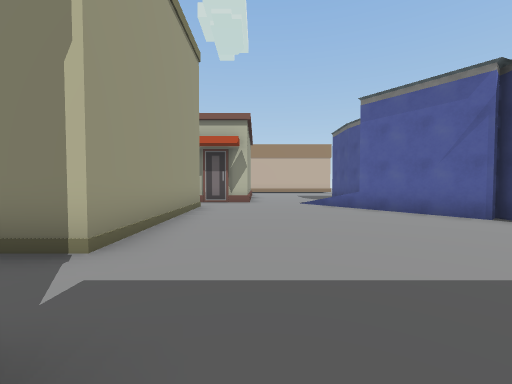
View 1 (above)

24 first-person views from a walk through a Unity game level. The camera is 1.5 m above the floor, tilts 2° down and sees 90° across. The floor is counted in squares, 2 m on a side. Each view is taken from the middle of a square. On the plan, view 1 faces up. The plan holds only what a view shows up to about 9 squares ahead; the rest is blank. The place goes on beyond the plan. Some animated figures are left out. Some surface patterns are stand-ins.

View 2
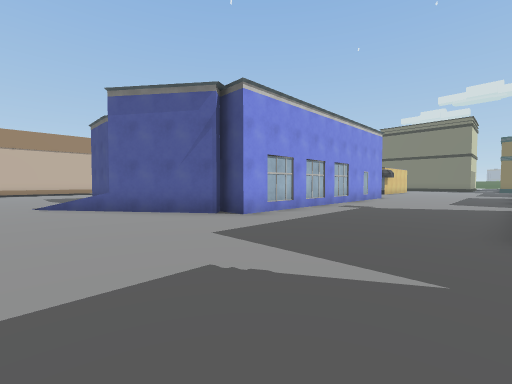

View 3
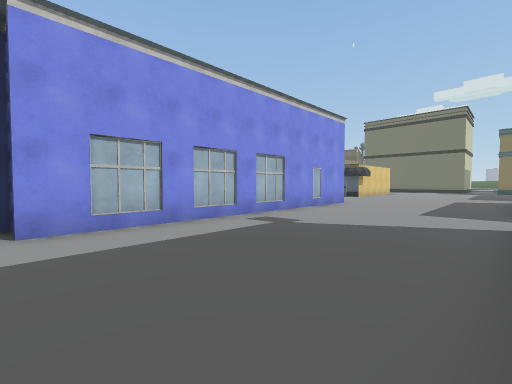

View 4
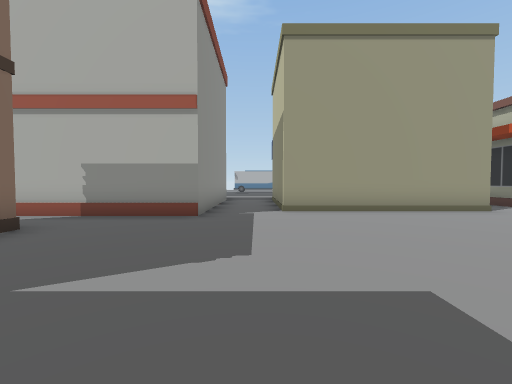

View 5
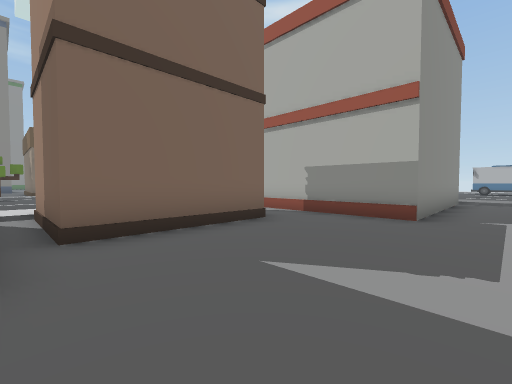

View 6
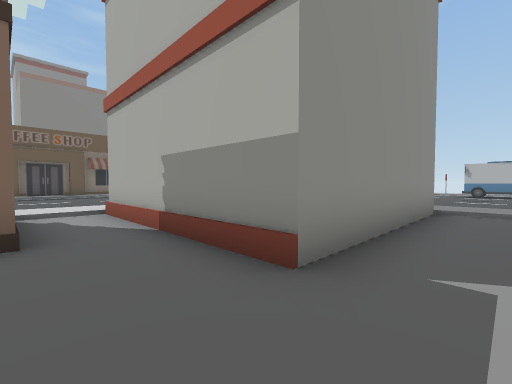

View 7
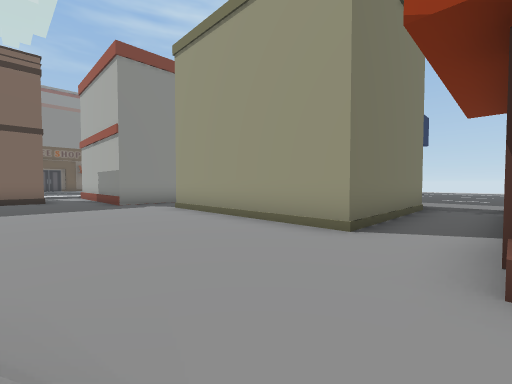

View 8
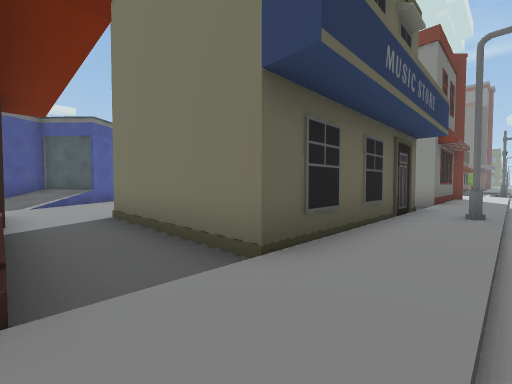

View 9
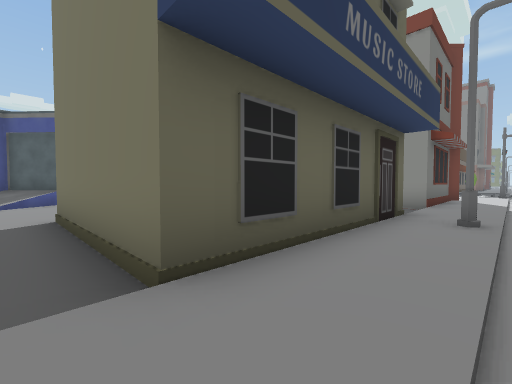

View 10
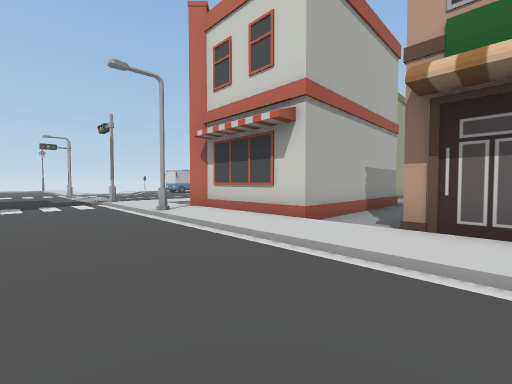

View 11
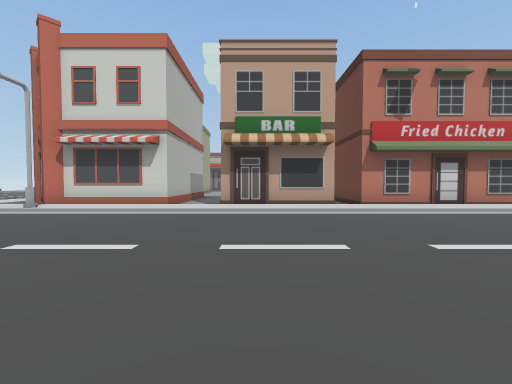

View 12
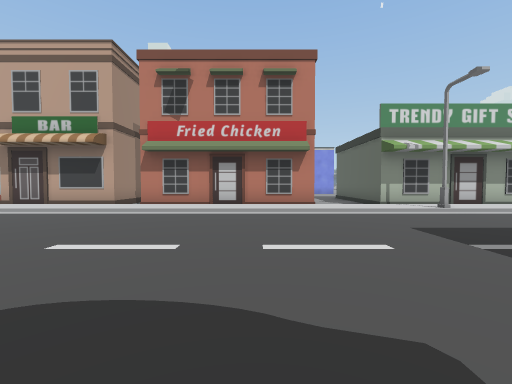

View 13
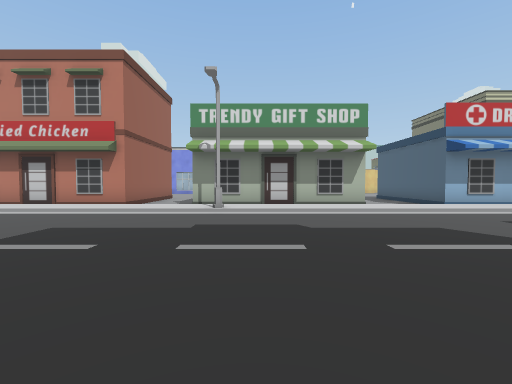

View 14
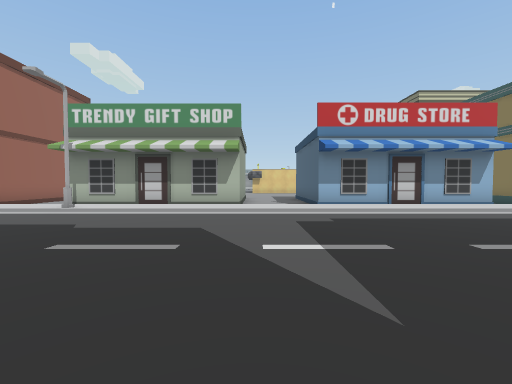

View 15
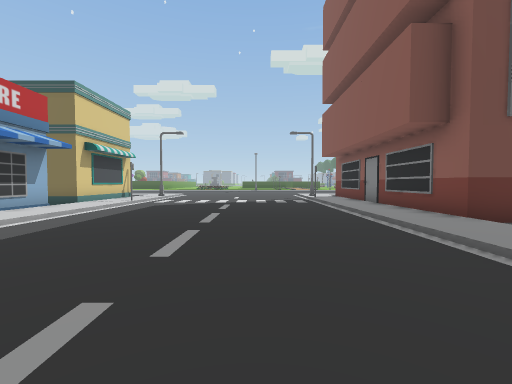

View 16
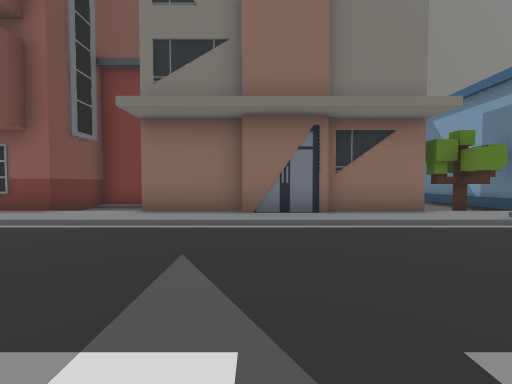

View 17
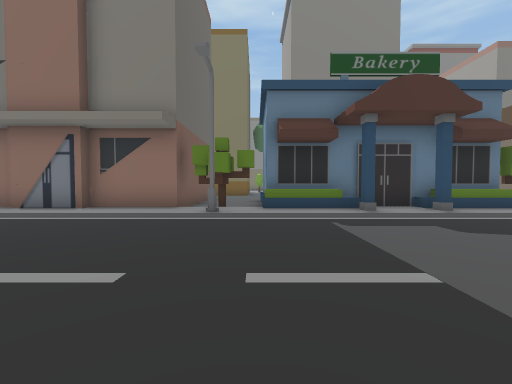

View 18
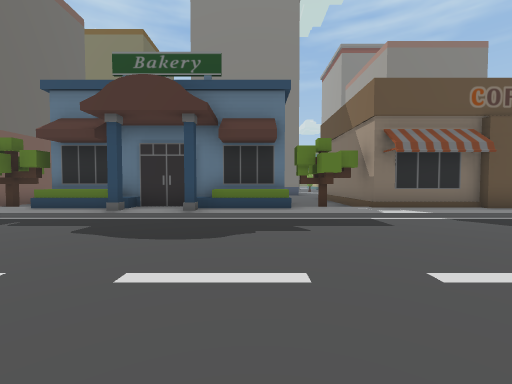

View 19
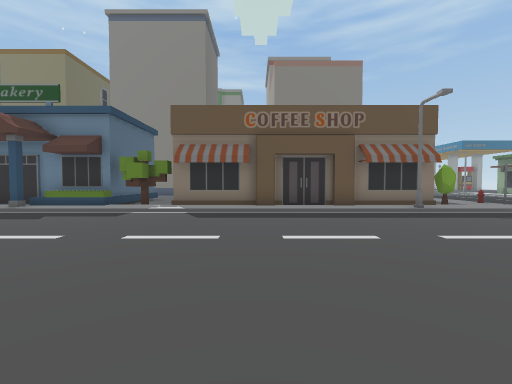

View 20
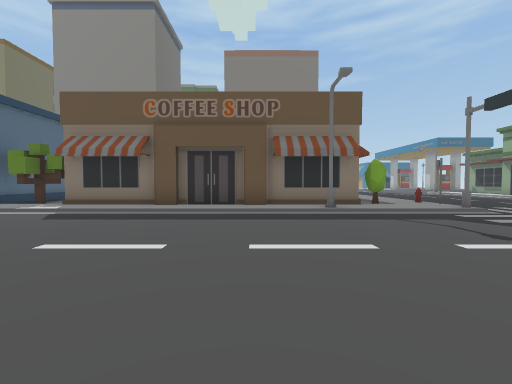

View 21
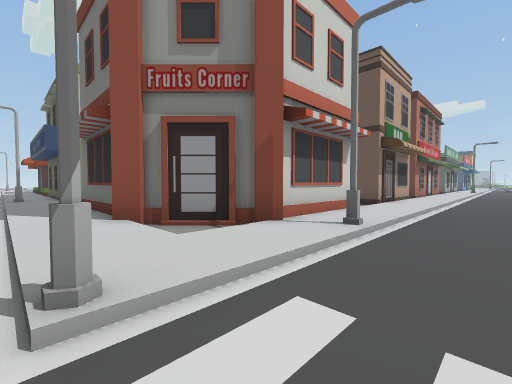

View 22
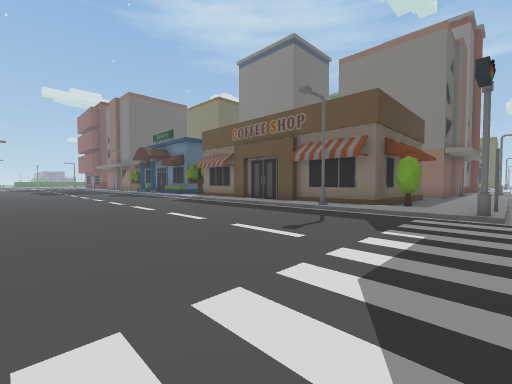

View 23
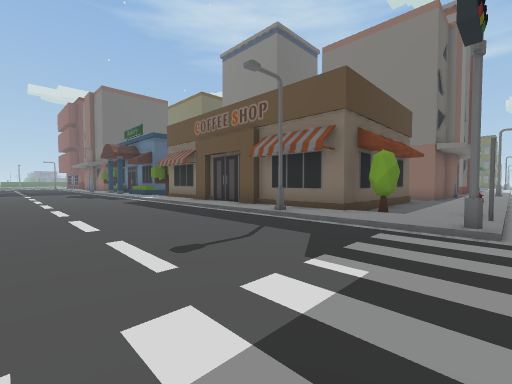

View 24
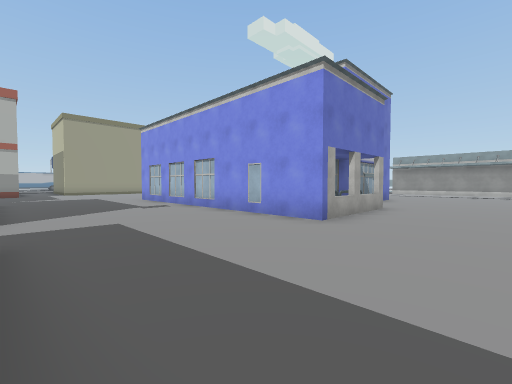

### Floor plan
Key: @ floor where view 1 was taken; # wall or solid block; . main floor; : floor 0.25 m higher than the main floor; / step, stairs or slope; = window, fence, low wall or low ledge; ^ raised ledge; B building; S streetlight; T tree; O other object.
Columns run from 8 left of view 1 to 28 right of it. Each row starts with its distance up from view 1.
 10 ///BBBBB.../#          ...
  9 /:........///^        ....
  8 /:#####..../#        ##...
  7 /:#   #.....#         =...
  6 /:#   #.....##        #...
  5 /:#   #......##########...
  4 S:#   #...................
  3 /:#####...................
  2 /:........................
  1 /:........................
  0 /:##===#@.................
 -1 /:#    #......
 -2 /:#    #.####.
 -3 /:##   #.#  #.
 -4 /:/##  #.#  #.#   ## #    #  #      #
 -5 /://####/####/#####//######//######/#
 -6 /:::S:::::::::::::::::S::::::::::::::
 -7 .....................................
 -8 .....................................
 -9 .....................................
-10 .....................................
-11 .....................................
-12 .....................................
-13 .....................................
-14 #:::S:::::::::::::B:::S::::::::::::::
-15 #:O##########TBBBBBBBBTBBBBBBB//BBBBB
-16 O:.#        #TB      BTB      ..B
-17 /:.#        #.       B.B       ##

Positions as (right, up) in squares from view 1, and headings:
1: (0, 0), facing up
2: (1, 0), facing up-right
3: (5, 0), facing up-right
4: (5, 2), facing left
5: (5, 2), facing down-left
6: (1, 2), facing down-left
7: (2, 10), facing down-left
8: (-8, 10), facing down-right
9: (-8, 9), facing down-right
10: (2, -9), facing up-left
11: (2, -13), facing up
12: (9, -13), facing up
13: (15, -13), facing up
14: (19, -13), facing up
15: (19, -11), facing right
16: (19, -9), facing down
17: (13, -8), facing down
18: (7, -8), facing down
19: (1, -6), facing down
20: (-2, -7), facing down
21: (-8, -8), facing up-right
22: (-8, -7), facing down-right
23: (-8, -9), facing down-right
24: (17, 0), facing up-left
